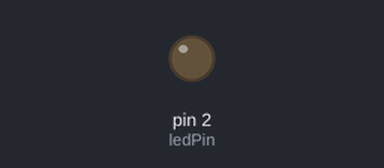
The sketch below on a simulated Arduino Uno, built with avr-gcc and run on an emulated ATmega328P. On the bench: output pins drawn as LEDs (lit = HIGH).

Above: at 0.1 s.
At 15.1 s:
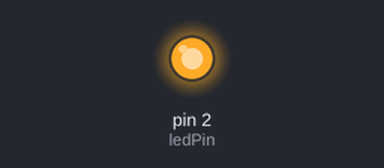
Timing chart, 0 to 16.6 s (numbered marks = the images above):
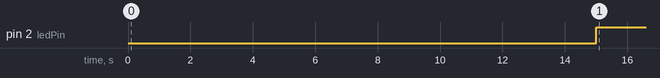

Measured:
- by itself, pin 2 (ledPin): LOW → HIGH at 15.0 s

The sketch:

ht-garden-timing.ino
```cpp
// These variables store the flash pattern
// and the current state of the LED

int ledPin =  2;      // the number of the LED pin
int ledState = LOW;             // ledState used to set the LED
unsigned long previousMillis = 0;        // will store last time LED was updated
long milliseconds = 1000;
long NumberRunOnDay = 4;
long OnTimeMinutes = 20;
long OffTimeMinutes = ((24/NumberRunOnDay)*60)-OnTimeMinutes;
long OnTime = OnTimeMinutes*60*milliseconds;           // milliseconds of on-time
long OffTime = OffTimeMinutes*60*milliseconds;          // milliseconds of off-time

void setup()
{
  // set the digital pin as output:
  pinMode(ledPin, OUTPUT);
}

void loop()
{
  // check to see if it's time to change the state of the LED
  unsigned long currentMillis = millis();
  if(previousMillis == 0)
  {
    delay(15000);

    ledState = HIGH;  // turn it on
    previousMillis = currentMillis;   // Remember the time
    digitalWrite(ledPin, ledState);    // Update the actual LED
  }
  if((ledState == HIGH) && (currentMillis - previousMillis >= OnTime))
  {
    ledState = LOW;  // Turn it off
    previousMillis = currentMillis;  // Remember the time
    digitalWrite(ledPin, ledState);  // Update the actual LED
  }
  else if ((ledState == LOW) && (currentMillis - previousMillis >= OffTime))
  {
    ledState = HIGH;  // turn it on
    previousMillis = currentMillis;   // Remember the time
    digitalWrite(ledPin, ledState);    // Update the actual LED
  }
}
```
